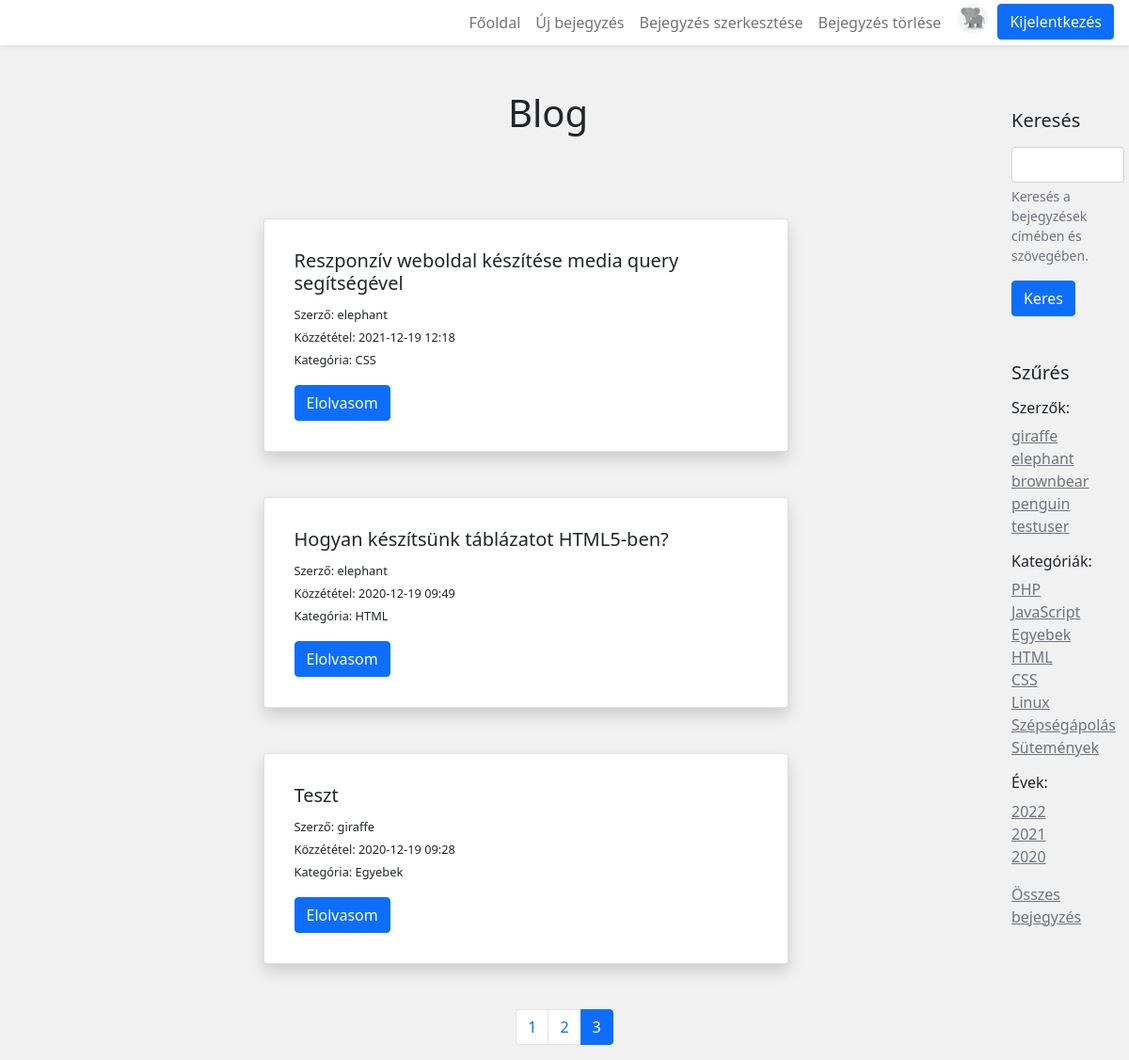
The page /index.php?page=3 (signed in) on the database its author committed.
### tables this page shows
CREATE TABLE `authors` (
  `id` int(11) NOT NULL,
  `author_name` varchar(55) NOT NULL,
  `author_password` varchar(255) NOT NULL,
  `author_image` varchar(70) NOT NULL
);

CREATE TABLE `category` (
  `id` int(11) NOT NULL,
  `category_name` varchar(50) NOT NULL
);

CREATE TABLE `posts` (
  `id` int(11) NOT NULL,
  `post_title` varchar(255) NOT NULL,
  `post_date` varchar(40) NOT NULL,
  `post_text` longtext NOT NULL,
  `author_id` int(11) NOT NULL,
  `category_id` int(11) NOT NULL
);

### models/usermodel.php (called while the page is built, shortened)
<?php
require_once './app/connection.php';
function getAllUsers() {
    $conn = connection();
    $sql = "SELECT * FROM authors;";
    $result = dbSelect($conn, $sql);
    $detail = getData($result);
    return $detail;
}

### app/connection.php (called while the page is built, shortened)
<?php
function dbSelect($link, $query) {
    return mysqli_query($link, $query);
}
function getData($result) {
    $detail = [];
    while($row = mysqli_fetch_assoc($result)) {
        $detail[] = $row;
    }
    return $detail;
}

### models/postmodel.php (called while the page is built, shortened)
<?php
require_once './app/connection.php';
function numberOfPosts() {
    $conn = connection();
    $sql = "SELECT * FROM posts";
    $result = dbSelect($conn, $sql);
    return mysqli_num_rows($result);
}
function getPostsPerPage($pagePosts, $postsPerPage) {
    $conn = connection();
    $sql = "SELECT posts.id, posts.post_title, posts.post_date,
            posts.post_text, posts.author_id, authors.author_name, category.category_name
            FROM posts
            JOIN authors ON posts.author_id = authors.id
            JOIN category ON posts.category_id = category.id
            ORDER BY posts.post_date DESC
            LIMIT $pagePosts, $postsPerPage;";
    $result = dbSelect($conn, $sql);
    $detail = getData($result);
    return $detail;
}
function getCategory() {
    $conn = connection();
    $sql = "SELECT * FROM category";
    $result = dbSelect($conn, $sql);
    $detail = getData($result);
    return $detail;
}
function getPostDate() {
    $conn = connection();
    $sql = "SELECT post_date FROM posts
            ORDER BY post_date DESC;";
    $result = dbSelect($conn, $sql);
    $detail = getData($result);
    return $detail;
}

### index.php (the view, shortened to what this page needs)
<?php
include 'includes/header.php';
include 'includes/navbar.php';
include 'includes/sidebar.php';
require_once './models/postmodel.php';
$postsPerPage = 5;
$message = '';
?>
<div class="container pt-5">
    <h1 class="text-center p-5">Blog</h1>
    <?php
    if(isset($_SESSION['filter']) && $_SESSION['filter'] !== 'nofilter') {
        $filter = $_SESSION['filter'];
        $pagePosts = ($_SESSION['page'] - 1) * $postsPerPage;
        $numberOfPosts = numberOfFilteredPosts($filter);
        $numberOfPages = ceil($numberOfPosts / $postsPerPage);
        if(!$posts = getFilteredPosts($filter, $pagePosts, $postsPerPage)) {
            print('<p class="text-center">Nincs találat.</p>');
        }
        $message = 'Találatok megjelenítve a következő szűrés alapján: ' . $filter;
    } else {
        $pagePosts = ($_SESSION['page'] - 1) * $postsPerPage;
        $numberOfPosts = numberOfPosts();
        $numberOfPages = ceil($numberOfPosts / $postsPerPage);
        $posts = getPostsPerPage($pagePosts, $postsPerPage);
    }
    ?>
    <p class="text-center pb-3"><?php print($message);?></p>
    <?php
    foreach ($posts as $post) {
    ?>
    <div class="card col col-lg-6 m-auto shadow p-3 mb-5 bg-white rounded">
        <div class="card-body">
            <h5 class="card-title"><?php print($post['post_title']);?></h5>
            <span class="card-text info">Szerző: <?php print($post['author_name']);?></span><br>
            <span class="card-text info">Közzététel: <?php print($post['post_date']);?></span><br>
            <span class="card-text info">Kategória: <?php print($post['category_name']);?></span><br>
            <a href="index.php?linkid=<?php print($post['id']);?>" class="btn btn-primary mt-3">Elolvasom</a>
        </div>
    </div>
    <?php
    }
    ?>
    <?php
    if($numberOfPages > 1) {
    ?>
    <div class="container">
        <nav aria-label="navigation">
            <ul class="pagination justify-content-center">
                <?php
                for($i = 1; $i <= $numberOfPages; $i++) {
                    if($i == $_SESSION['page']) {
                        print('<li class="page-item active">
                        <a class="page-link" href = "index.php?page=' . $i . '">' . $i . ' </a>
                        </li>');
                    } else {
                        print('<li class="page-item">
                        <a class="page-link" href = "index.php?page=' . $i . '">' . $i . ' </a>
                        </li>');
                    }
                }
                ?>
            </ul>
        </nav>
    </div>
    <?php
}
?>
</div>
<?php
include 'includes/footer.php';
?>

### includes/sidebar.php
<?php
require_once './models/postmodel.php';
require_once 'models/usermodel.php';
$authors = getAllUsers();
$categories = getCategory();
$dates = getPostDate();
function getYears($dates) {
    $yearsArray = [];
    for($i = 0; $i < count($dates); $i++) {
        array_push($yearsArray, substr($dates[$i]['post_date'], 0, 4));
    }
    return array_unique($yearsArray);
}
$years = getYears($dates);
?>
<div class="sidebar">
    <div class="mb-3">
        <h5 class="mb-3 mt-3">Keresés</h5>
        <form method="POST">
            <div class="mb-3">
                <input type="text" class="form-control" id="search" name="search" aria-describedby="kereses">
                <div id="kereses" class="form-text">Keresés a bejegyzések címében és szövegében.</div>
            </div>
            <button type="submit" class="btn btn-primary">Keres</button>
        </form>
        <h5 class="mb-3 mt-5">Szűrés</h5>
        <h6 class="mt-3">Szerzők:</h6>
        <?php
        for($i = 0; $i < count($authors); $i++) {
            ?>
            <a href="index.php?filter=<?php print($authors[$i]['author_name']);?>" class="text-secondary"><?php print($authors[$i]['author_name']);?></a><br>
            <?php
        }
        ?>
        <h6 class="mt-3">Kategóriák:</h6>
        <?php
        for($i = 0; $i < count($categories); $i++) {
            ?>
            <a href="index.php?filter=<?php print($categories[$i]['category_name']);?>" class="text-secondary"><?php print($categories[$i]['category_name']);?></a><br>
            <?php
        }
        ?>
        <h6 class="mt-3">Évek:</h6>
        <?php
        foreach($years as $value) {
            ?>
            <a href="index.php?filter=<?php print($value);?>" class="text-secondary"><?php print($value);?></a><br>
            <?php
        }
        ?>
    </div>
    <a href="index.php?filter=nofilter" class="text-secondary">Összes bejegyzés</a>
</div>

### assets/style/style.css (style rules this page uses)
* { margin: 0; padding: 0; box-sizing: border-box; }
body { background-color: rgb(241, 241, 241); }
.sidebar { margin-top: 100px; float: right; width: 10%; height: 100%; margin-right: 5px; }
.info { font-size: 0.8em; }

### rows shown on the page
authors: author_name "giraffe"
authors: author_name "elephant"
authors: author_name "brownbear"
authors: author_name "penguin"
authors: author_name "testuser"
category: category_name "PHP"
category: category_name "JavaScript"
category: category_name "Egyebek"
category: category_name "HTML"
category: category_name "CSS"
category: category_name "Linux"
category: category_name "Szépségápolás"
category: category_name "Sütemények"
posts: post_title "Reszponzív weboldal készítése media query segítségével", author.author_name "elephant", post_date "2021-12-19 12:18", category.category_name "CSS"
posts: post_title "Hogyan készítsünk táblázatot HTML5-ben?", author.author_name "elephant", post_date "2020-12-19 09:49", category.category_name "HTML"
posts: post_title "Teszt", author.author_name "giraffe", post_date "2020-12-19 09:28", category.category_name "Egyebek"

### other values the page prints
$value "2022"
$value "2021"
$value "2020"
